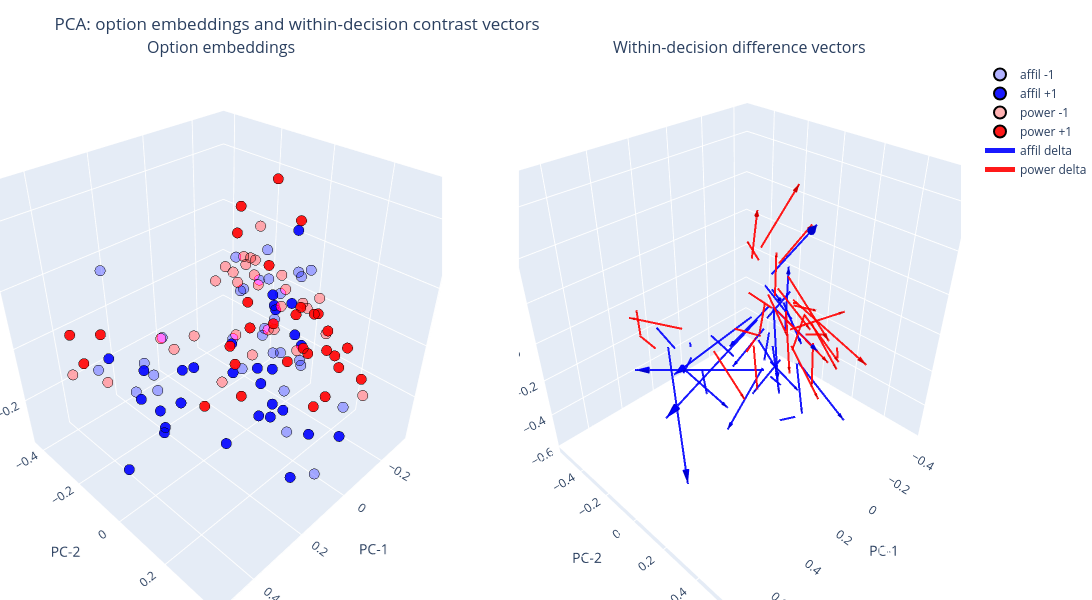

Source (notebook cell):
### Code cell
import plotly.graph_objects as go
from plotly.subplots import make_subplots

# ----------------------------
# helpers
# ----------------------------

def rgba(color_name, a):
    if color_name == "blue":
        return f"rgba(0, 0, 255, {a})"
    if color_name == "red":
        return f"rgba(255, 0, 0, {a})"
    return f"rgba(0, 0, 0, {a})"

# ----------------------------
# PCA fit on option embeddings
# ----------------------------

E = np.vstack(df_plot["emb"].to_numpy())  # (N, D)
pca3 = PCA(n_components=3, random_state=0)
Y3 = pca3.fit_transform(E)  # (N, 3)

# ----------------------------
# compute per-decision deltas in ORIGINAL space
# ----------------------------

vec_rows = []
for (dnum, dim), g in df_plot.groupby(["decision_num", "dim"]):
    gpos = g[g["sign"] == 1]
    gneg = g[g["sign"] == -1]
    if len(gpos) != 1 or len(gneg) != 1:
        continue

    e_pos = gpos["emb"].iloc[0]
    e_neg = gneg["emb"].iloc[0]

    base = 0.5 * (e_pos + e_neg)         # midpoint anchor
    delta = (e_pos - e_neg)              # + minus -
    vec_rows.append((int(dnum), dim, base, delta))

# project bases and endpoints to PCA space
bases = np.vstack([b for _, _, b, _ in vec_rows])
ends  = np.vstack([b + d for _, _, b, d in vec_rows])  # endpoint in original space

B3 = pca3.transform(bases)   # (M, 3)
E3 = pca3.transform(ends)    # (M, 3)

# optional: scale arrows so they are visually comparable
# (PCA coordinates can make arrows too long/short depending on variance)
scale_arrows = 1.0  # try 0.5 or 2.0 if needed
E3_scaled = B3 + scale_arrows * (E3 - B3)

# ----------------------------
# Plotly subplots
# ----------------------------

fig = make_subplots(
    rows=1, cols=2,
    horizontal_spacing=0.08,
    specs=[[{"type": "scene"}, {"type": "scene"}]],
    subplot_titles=("Option embeddings", "Within-decision difference vectors")
)

SHOW_TEXT_ALWAYS = False

# ---- panel 1: points
for dim in ["affil", "power"]:
    for s in [-1, +1]:
        m   = (df_plot["dim"].to_numpy() == dim) & (df_plot["sign"].to_numpy() == s)
        col = rgba(colors[dim], alpha[s])
        mode = "markers+text" if SHOW_TEXT_ALWAYS else "markers"

        fig.add_trace(
            go.Scatter3d(
                x=Y3[m, 0], y=Y3[m, 1], z=Y3[m, 2],
                mode=mode,
                name=f"{dim} {s:+d}",
                text=df_plot.loc[m, "opt_text"],
                hovertext=df_plot.loc[m, "opt_text"],
                hoverinfo="text",
                marker=dict(size=6, color=col, line=dict(color="black", width=1)),
                showlegend=True,
            ),
            row=1, col=1
        )

# ---- panel 2: vectors
# First, add line segments by dimension
for dim in ["affil", "power"]:
    idx = [i for i, (_, d, _, _) in enumerate(vec_rows) if d == dim]
    xs, ys, zs = [], [], []
    for i in idx:
        xs += [B3[i, 0], E3_scaled[i, 0], None]
        ys += [B3[i, 1], E3_scaled[i, 1], None]
        zs += [B3[i, 2], E3_scaled[i, 2], None]

    fig.add_trace(
        go.Scatter3d(
            x=xs, y=ys, z=zs,
            mode="lines",
            name=f"{dim} delta",
            line=dict(width=4, color=rgba(colors[dim], 0.9)),
            hoverinfo="skip",
            showlegend=True,
        ),
        row=1, col=2
    )

# arrowheads using cones (one cone per vector)
use_cones = True
if use_cones and len(vec_rows) > 0:
    for dim in ["affil", "power"]:
        idx = [i for i, (_, d, _, _) in enumerate(vec_rows) if d == dim]
        u = (E3_scaled[idx, 0] - B3[idx, 0])
        v = (E3_scaled[idx, 1] - B3[idx, 1])
        w = (E3_scaled[idx, 2] - B3[idx, 2])
        fig.add_trace(
            go.Cone(
                x=E3_scaled[idx, 0],
                y=E3_scaled[idx, 1],
                z=E3_scaled[idx, 2],
                u=u, v=v, w=w,
                anchor="tip",
                sizemode="scaled",
                sizeref=0.25,  # adjust arrowhead size
                showscale=False,
                colorscale=[[0, rgba(colors[dim], 1.0)], [1, rgba(colors[dim], 1.0)]],
                name=f"{dim} delta head",
                hoverinfo="skip",
                showlegend=False,
            ),
            row=1, col=2
        )

# layout
fig.update_layout(
    title="PCA: option embeddings and within-decision contrast vectors",
    legend=dict(itemsizing="constant"),
    margin=dict(l=0, r=0, t=60, b=0),
    width=1400, height=600,
)

for scene_id in ["scene", "scene2"]:
    fig.update_layout(**{
        scene_id: dict(
            xaxis_title="PC-1",
            yaxis_title="PC-2",
            zaxis_title="PC-3",
        )
    })

fig.show()

### Figure 1 — Plotly figure (JSON) as saved in the notebook; plotly's stock layout.template omitted (floating-point values rounded to 4 significant figures)
{"data": [{"hoverinfo": "text", "hovertext": ["Yes, you remember, friend, they were a pain.", "Give them a brief hug and a pat on the back.", "You: “It’s been a while. I need some time to settle in. We’ll catch up some other time.”", "You get Alex’s point. The person is a jerk.", "You: “So, how come is this place so popular?”", "You space out and try to sort out your plans for the afternoon. ", "You feel uncomfortable. ", "You change the subject. (How can they talk like that?)", "You: “Mx. Newcomb, how is your family doing? Are they all well?”", "You: “What did you want to show me, Mx. Newcomb?”\t", "You: “Nothing really.” (Change the subject).", "You: (looking around) “What’s up with all the people here today?”", "You: “That would be me. I just got here last week. ”", "You:  “Is it always that hectic around here?”", "You: “Five years is quite a while to have worked at one company.”", " You: “Is anyone else joining for dinner?” ", "You: “I don’t think so. Maybe another time.”", "You: “I’m still trying to make it work.”", "You: “Yes, they have been very nice.” ", "You: “My impression is that people think highly of you.” ", "You: “Indeed, they would be in a position to know.” ", "You: “It’s still in process.”", "You: “Damn, I’m tired. I just wanna finish my coffee and go home.”", "You: “Casey, glad I caught you. Please take these documents to your boss.”", "You: “Yes, they are very reliable.” (You change the subject)", "You move away and say, “Don’t be ridiculous.”", "You: “I’ll see you at the meeting later.”", "You: “I’ll let you attend to your business. We’re done here anyway.”", "You: “I’m very sorry to hear that. Should I ask my assistant to take care of anything for you?” ", "You: “Thanks for the offer, Casey, but I am actually going to rent from Morgan.” "], "marker": {"color": "rgba(0, 0, 255, 0.3)", "line": {"color": "black", "width": 1}, "size": 6}, "mode": "markers", "name": "affil -1", "scene": "scene", "showlegend": true, "text": ["Yes, you remember, friend, they were a pain.", "Give them a brief hug and a pat on the back.", "You: “It’s been a while. I need some time to settle in. We’ll catch up some other time.”", "You get Alex’s point. The person is a jerk.", "You: “So, how come is this place so popular?”", "You space out and try to sort out your plans for the afternoon. ", "You feel uncomfortable. ", "You change the subject. (How can they talk like that?)", "You: “Mx. Newcomb, how is your family doing? Are they all well?”", "You: “What did you want to show me, Mx. Newcomb?”\t", "You: “Nothing really.” (Change the subject).", "You: (looking around) “What’s up with all the people here today?”", "You: “That would be me. I just got here last week. ”", "You:  “Is it always that hectic around here?”", "You: “Five years is quite a while to have worked at one company.”", " You: “Is anyone else joining for dinner?” ", "You: “I don’t think so. Maybe another time.”", "You: “I’m still trying to make it work.”", "You: “Yes, they have been very nice.” ", "You: “My impression is that people think highly of you.” ", "You: “Indeed, they would be in a position to know.” ", "You: “It’s still in process.”", "You: “Damn, I’m tired. I just wanna finish my coffee and go home.”", "You: “Casey, glad I caught you. Please take these documents to your boss.”", "You: “Yes, they are very reliable.” (You change the subject)", "You move away and say, “Don’t be ridiculous.”", "You: “I’ll see you at the meeting later.”", "You: “I’ll let you attend to your business. We’re done here anyway.”", "You: “I’m very sorry to hear that. Should I ask my assistant to take care of anything for you?” ", "You: “Thanks for the offer, Casey, but I am actually going to rent from Morgan.” "], "type": "scatter3d", "x": [0.4032, 0.4153, -0.1287, 0.2775, 0.05032, 0.2573, 0.4158, 0.3656, 0.1424, 0.09408, -0.0677, 0.0781, -0.01331, 0.002398, 0.001381, 0.0009967, -0.2441, -0.1356, 0.01396, 0.1382, 0.08792, -0.2078, -0.1899, -0.00384, 0.03264, 0.1306, -0.1394, -0.2041, -0.1353, -0.07413], "y": [0.05175, -0.02614, -0.1849, -0.1244, 0.2046, -0.3712, -0.1968, -0.04705, 0.2815, 0.1345, 0.03656, 0.04356, 0.08304, 0.05176, 0.193, -0.06909, -0.1418, -0.001275, 0.3614, 0.3765, 0.213, 0.006599, -0.219, 0.1185, 0.2219, -0.258, -0.1588, -0.1494, 0.1053, -0.005802], "z": [0.06646, 0.02143, 0.154, -0.05699, -0.217, 0.1865, -0.001083, 0.07906, 0.3905, 0.386, 0.05291, -0.05092, -0.02014, 0.0366, 0.02036, -0.03864, 0.04333, 0.09653, -0.04178, -0.1971, -0.02844, 0.1457, -0.01301, 0.004872, 0.03613, -0.06496, 0.04291, 0.05304, 0.2225, -0.00502]}, {"hoverinfo": "text", "hovertext": ["Yes, you remember, you really liked them back then.", "Hug them for a long moment.", "You: “Yes we should catch up! What are you doing tonight? How about dinner?”", "You can’t help it. You like them immediately.", "You: “So, what’s the deal with Jordan?”", "Feel them pain and share your own view of Jordan.", "You are happy to see a familiar face. ", "You nod while giving them a reassuring look. (You feel bad for them)", "You: “So, Morgan, how is Jamie? are they not around?\"", "You: “You know, Morgan, my cousin told me to be careful around you.”", "You: “they said a few things.” (Tell them everything that Alex told you).", "You: (nodding) “That’s wonderful, Jordan. I’d love to hear your idea sometime.”", "You: “Pleasure meeting you, boss. I’ve heard a lot of great things about you!”", "You: “Looks like you’re the real person running this place, aren’t you?” ", "You: “Wow, they must really value you to have kept you around for this long!” ", "You: “So, do you have family here,  Casey?”", "You: “Absolutely, we have a lot to talk about.”  ", "You tell them everything you’ve been through in the last few weeks.", "You tell them about the people you’ve been hanging out with recently.", "You: “You’re so respected in the community. Everybody here loves you!” ", "You (laughing): “Oh yes, especially Mx. Newcomb.”", "You tell them everything about Hayworth, golf, and the dinner.", "You: “How’s your business idea coming? Any more meetings with Mx. Newcomb?” ", "You: “Casey, this is Jordan. You everyone are welcome to join us.”", "You: “Yeah, they organized my meetings with Hayworth…”(You continue telling Jordan what you know)", "You laugh and say, “Don’t be ridiculous!”", "You: “So, how is it going, Morgan?”", "You: (looking concerned) “Everything alright, Morgan? What is it?”", "You: “Oh no, I’m so sorry to hear that. What can I do to help? I’m here for you.”", "You: “Let’s live together. I think we would be great housemates.”"], "marker": {"color": "rgba(0, 0, 255, 0.9)", "line": {"color": "black", "width": 1}, "size": 6}, "mode": "markers", "name": "affil +1", "scene": "scene", "showlegend": true, "text": ["Yes, you remember, you really liked them back then.", "Hug them for a long moment.", "You: “Yes we should catch up! What are you doing tonight? How about dinner?”", "You can’t help it. You like them immediately.", "You: “So, what’s the deal with Jordan?”", "Feel them pain and share your own view of Jordan.", "You are happy to see a familiar face. ", "You nod while giving them a reassuring look. (You feel bad for them)", "You: “So, Morgan, how is Jamie? are they not around?\"", "You: “You know, Morgan, my cousin told me to be careful around you.”", "You: “they said a few things.” (Tell them everything that Alex told you).", "You: (nodding) “That’s wonderful, Jordan. I’d love to hear your idea sometime.”", "You: “Pleasure meeting you, boss. I’ve heard a lot of great things about you!”", "You: “Looks like you’re the real person running this place, aren’t you?” ", "You: “Wow, they must really value you to have kept you around for this long!” ", "You: “So, do you have family here,  Casey?”", "You: “Absolutely, we have a lot to talk about.”  ", "You tell them everything you’ve been through in the last few weeks.", "You tell them about the people you’ve been hanging out with recently.", "You: “You’re so respected in the community. Everybody here loves you!” ", "You (laughing): “Oh yes, especially Mx. Newcomb.”", "You tell them everything about Hayworth, golf, and the dinner.", "You: “How’s your business idea coming? Any more meetings with Mx. Newcomb?” ", "You: “Casey, this is Jordan. You everyone are welcome to join us.”", "You: “Yeah, they organized my meetings with Hayworth…”(You continue telling Jordan what you know)", "You laugh and say, “Don’t be ridiculous!”", "You: “So, how is it going, Morgan?”", "You: (looking concerned) “Everything alright, Morgan? What is it?”", "You: “Oh no, I’m so sorry to hear that. What can I do to help? I’m here for you.”", "You: “Let’s live together. I think we would be great housemates.”"], "type": "scatter3d", "x": [0.4238, 0.4014, -0.1479, 0.3854, 0.01011, 0.4358, 0.4139, 0.3966, 0.1504, 0.07005, 0.1916, -0.04629, 0.01097, 0.08061, 0.1115, 0.09798, -0.1015, 0.3746, 0.4473, 0.1606, 0.1062, 0.3763, 0.003377, 0.1299, 0.1549, 0.1408, -0.00085, 0.01054, -0.05527, -0.04038], "y": [0.09904, -0.1594, -0.03345, -0.04762, 0.1062, -0.07051, 0.08075, -0.008822, 0.06881, 0.1519, 0.1148, 0.1103, 0.3603, 0.168, 0.3257, 0.1357, 0.09128, 0.1181, 0.113, 0.313, 0.2315, 0.1091, 0.1568, 0.03063, 0.182, -0.1004, 0.193, 0.08995, 0.04883, 0.0007509], "z": [-0.01692, 0.05245, 0.03284, -0.03634, -0.2476, -0.2949, -0.05538, 0.09329, 0.09171, 0.004251, 0.0399, -0.2529, -0.1544, -0.1102, -0.1008, -0.04171, 0.005579, 0.1542, 0.06392, -0.2431, 0.2779, 0.04319, 0.415, -0.3322, -0.09839, -0.09236, 0.07221, 0.1975, 0.09801, -0.1399]}, {"hoverinfo": "text", "hovertext": ["You stay put and turn around to see who they're talking about.", "You:  “Can’t, gotta go.”", " You say, “let’s move over there, there’s more room.”", "You:  “No thanks, still working on my coffee.”", "You: “How about a ride home. That would be a good start.”", "You: “There’s enough room here.”", "You:  \"I’ll actually sit back here” (sit in back)", "“I’ll actually sit here.” (Take the seat next to Alex).", "You: “We’ll see. I’ll think about it.”", "You: “Thank you but that won’t be necessary, I have enough references.”", "You: “I’ll be there shortly, I’m in the middle of a conversation with Taylor.”", "You: “I’m fine here.”", "You: “I’ll be outside soon.”", "You: “Let’s go, Jordan, you’re driving me home.”", "You: “No, I’m good.”", "You: “Let’s just schedule now. What about Monday?”\t", "You: “Coffee, please.”\t", "You: “You know what, I can’t wait. Please have them call me to reschedule.” ", "You wave back at them to come join you.", "You: “Here is some additional information. Make sure it’s in the proposal.”", "You: “I actually have my eye on that last special you mentioned, I’ll have that.”", "You: “I’m interested of course. But I have other options.”", "You: “It’s already late: I’ll try but I can’t promise I’ll make it.”", "You: “’That’s fine, as long as I’m paid for my extra time.”", "You: “It’s great. I’ve worked hard to get it.”", "You: “Why don’t you start with these first. My assistant will give you the rest tomorrow.”", "You: “This is not a good time to discuss this. Let me take you home.”", "You (cutting in): “Listen, we have a situation. I need you to drop what you’re doing and help.”", "You: “Sounds interesting. Tell them you need time till tomorrow and send me the lease.”", "You: “Yes, I need to leave in about 10 minutes. I need you to help me finish this.”"], "marker": {"color": "rgba(255, 0, 0, 0.3)", "line": {"color": "black", "width": 1}, "size": 6}, "mode": "markers", "name": "power -1", "scene": "scene", "showlegend": true, "text": ["You stay put and turn around to see who they're talking about.", "You:  “Can’t, gotta go.”", " You say, “let’s move over there, there’s more room.”", "You:  “No thanks, still working on my coffee.”", "You: “How about a ride home. That would be a good start.”", "You: “There’s enough room here.”", "You:  \"I’ll actually sit back here” (sit in back)", "“I’ll actually sit here.” (Take the seat next to Alex).", "You: “We’ll see. I’ll think about it.”", "You: “Thank you but that won’t be necessary, I have enough references.”", "You: “I’ll be there shortly, I’m in the middle of a conversation with Taylor.”", "You: “I’m fine here.”", "You: “I’ll be outside soon.”", "You: “Let’s go, Jordan, you’re driving me home.”", "You: “No, I’m good.”", "You: “Let’s just schedule now. What about Monday?”\t", "You: “Coffee, please.”\t", "You: “You know what, I can’t wait. Please have them call me to reschedule.” ", "You wave back at them to come join you.", "You: “Here is some additional information. Make sure it’s in the proposal.”", "You: “I actually have my eye on that last special you mentioned, I’ll have that.”", "You: “I’m interested of course. But I have other options.”", "You: “It’s already late: I’ll try but I can’t promise I’ll make it.”", "You: “’That’s fine, as long as I’m paid for my extra time.”", "You: “It’s great. I’ve worked hard to get it.”", "You: “Why don’t you start with these first. My assistant will give you the rest tomorrow.”", "You: “This is not a good time to discuss this. Let me take you home.”", "You (cutting in): “Listen, we have a situation. I need you to drop what you’re doing and help.”", "You: “Sounds interesting. Tell them you need time till tomorrow and send me the lease.”", "You: “Yes, I need to leave in about 10 minutes. I need you to help me finish this.”"], "type": "scatter3d", "x": [0.5094, -0.1993, 0.05707, -0.2592, -0.111, -0.1444, -0.06884, 0.07132, -0.262, -0.1737, -0.08279, -0.1693, -0.2224, -0.09419, -0.2755, -0.1672, -0.1234, -0.1508, 0.3842, -0.07034, -0.05746, -0.1728, -0.2323, -0.2833, -0.1402, -0.08684, -0.1358, -0.04455, -0.129, -0.2499], "y": [-0.1749, -0.2425, -0.29, -0.09981, -0.1625, -0.1154, -0.3267, -0.3393, -0.08224, 0.1542, -0.1526, 0.053, -0.1691, -0.2118, -0.0178, -0.1866, -0.03312, -0.122, -0.2064, 0.1505, 0.04532, -0.02554, -0.2159, 0.04118, 0.3291, -0.06782, -0.285, -0.1485, -0.1414, -0.1926], "z": [0.04838, 0.006923, -0.1677, 0.06905, -0.128, -0.2062, -0.1948, -0.141, 0.02093, 0.004962, 0.1316, -0.1108, 0.018, -0.3541, -0.009875, 0.1407, -0.04931, 0.1595, -0.07017, 0.1436, 0.02435, 0.02149, 0.09855, 0.03219, -0.1143, 0.155, 0.02116, 0.1684, 0.1446, 0.2171]}, {"hoverinfo": "text", "hovertext": ["You want to follow Alex, but they are already gone.", "You: “Sure, why not?”", "You move over, making room for Alex to sit.", "You:  “Oh thanks. Next round’s on me.”", "You: “Chill, Jordan, it’s not a big deal.”", "You: “Sure, no problem.”", "You: “Sure, I’ll sit up front” (sit in front)", "“Sounds good.” (Take the seat next to Jordan).", "You: “Thanks! Will do.”", "You: “That would be great. Your word would make all the difference.”", "You: “Hold that thought, Taylor. I need to speak with Mx. Newcomb.”", "You: “Sure, sounds good.”", "You: “Ok, let’s go.”", "You: “How about it Jordan, would you mind taking a detour?”", "You: “Awesome, thanks.”", "You: “I’ll be sure to do that. Thank you for the opportunity.”", "You: “No, no problem, I’ll wait.” ", "You: “Half an hour is no problem, I’ll wait. I have stuff to do in the meantime.”\t ", "You rush over to join them.", "You: “Here is some additional information, if you think it’ll help you can put it in the proposal.”", "You: “Sure, if you say so. I’ve heard great things about the caviar.” ", "You: “I really need this job. It’s been really tough.” ", "You: “Sure, whenever you need me there.”", "You: “Whatever you think is best, boss.”", "You: “It’s great. Thanks so much for putting a word in for me.”", "You: “Absolutely, Mx. Newcomb. I’ll take care of it right away.”", "You: “Everything is okay, don’t worry about it now. Do you want me to take you home?”", "You (cutting in):“Listen, Mx. Newcomb is taking time off, but the deal is not signed. Can I count on your help?”", "You: “Oh, sounds interesting. How about we meet tonight and take a look at the lease?”", "You: “Yes, how about you? Can I do anything to help?”"], "marker": {"color": "rgba(255, 0, 0, 0.9)", "line": {"color": "black", "width": 1}, "size": 6}, "mode": "markers", "name": "power +1", "scene": "scene", "showlegend": true, "text": ["You want to follow Alex, but they are already gone.", "You: “Sure, why not?”", "You move over, making room for Alex to sit.", "You:  “Oh thanks. Next round’s on me.”", "You: “Chill, Jordan, it’s not a big deal.”", "You: “Sure, no problem.”", "You: “Sure, I’ll sit up front” (sit in front)", "“Sounds good.” (Take the seat next to Jordan).", "You: “Thanks! Will do.”", "You: “That would be great. Your word would make all the difference.”", "You: “Hold that thought, Taylor. I need to speak with Mx. Newcomb.”", "You: “Sure, sounds good.”", "You: “Ok, let’s go.”", "You: “How about it Jordan, would you mind taking a detour?”", "You: “Awesome, thanks.”", "You: “I’ll be sure to do that. Thank you for the opportunity.”", "You: “No, no problem, I’ll wait.” ", "You: “Half an hour is no problem, I’ll wait. I have stuff to do in the meantime.”\t ", "You rush over to join them.", "You: “Here is some additional information, if you think it’ll help you can put it in the proposal.”", "You: “Sure, if you say so. I’ve heard great things about the caviar.” ", "You: “I really need this job. It’s been really tough.” ", "You: “Sure, whenever you need me there.”", "You: “Whatever you think is best, boss.”", "You: “It’s great. Thanks so much for putting a word in for me.”", "You: “Absolutely, Mx. Newcomb. I’ll take care of it right away.”", "You: “Everything is okay, don’t worry about it now. Do you want me to take you home?”", "You (cutting in):“Listen, Mx. Newcomb is taking time off, but the deal is not signed. Can I count on your help?”", "You: “Oh, sounds interesting. How about we meet tonight and take a look at the lease?”", "You: “Yes, how about you? Can I do anything to help?”"], "type": "scatter3d", "x": [0.4276, -0.2443, 0.2503, -0.1241, -0.02459, -0.3143, -0.1259, 0.03907, -0.2494, -0.06159, 0.03443, -0.2884, -0.2058, -0.08251, -0.2412, -0.2528, -0.3113, -0.2398, 0.4216, -0.05895, -0.05849, -0.09666, -0.2139, -0.1498, -0.1676, -0.1151, -0.1533, -0.08285, -0.1211, -0.1608], "y": [-0.305, 0.04344, -0.4258, 0.05336, -0.05177, 0.06622, -0.2044, -0.1632, 0.1462, 0.251, -0.01385, 0.0871, -0.1849, -0.1376, 0.1719, 0.1869, -0.2008, -0.2851, -0.2612, 0.137, 0.2154, 0.1582, 0.004704, 0.09167, 0.3003, 0.07265, -0.1512, 0.009708, -0.01067, 0.127], "z": [0.07172, -0.1682, -0.07773, -0.1308, -0.2801, -0.0995, -0.2061, -0.3549, -0.125, -0.1183, 0.4357, -0.1557, -0.1578, -0.2245, -0.1541, -0.0739, 0.04426, 0.1634, -0.01037, 0.146, -0.1786, 0.1149, -0.01599, -0.07105, -0.08473, 0.3727, -0.01139, 0.4839, -0.01331, 0.07092]}, {"hoverinfo": "skip", "line": {"color": "rgba(0, 0, 255, 0.9)", "width": 4}, "mode": "lines", "name": "affil delta", "scene": "scene2", "showlegend": true, "type": "scatter3d", "x": [0.4135, 0.4342, null, 0.4083, 0.3945, null, -0.1383, -0.1575, null, 0.3314, 0.4394, null, 0.03022, -0.009997, null, 0.3465, 0.525, null, 0.4149, 0.413, null, 0.3811, 0.4121, null, 0.1464, 0.1544, null, 0.08206, 0.05803, null, 0.06195, 0.3213, null, 0.0159, -0.1085, null, -0.001167, 0.02311, null, 0.0415, 0.1197, null, 0.05646, 0.1666, null, 0.04949, 0.1465, null, -0.1728, -0.03011, null, 0.1195, 0.6298, null, 0.2306, 0.6639, null, 0.1494, 0.1718, null, 0.09706, 0.1153, null, 0.08424, 0.6683, null, -0.09328, 0.1, null, 0.06303, 0.1968, null, 0.09379, 0.2161, null, 0.1357, 0.1459, null, -0.07013, 0.06843, null, -0.09676, 0.1178, null, -0.0953, -0.01524, null, -0.05725, -0.0235, null], "y": [0.07539, 0.1227, null, -0.09276, -0.226, null, -0.1092, 0.0423, null, -0.08602, -0.009222, null, 0.1554, 0.05696, null, -0.2208, 0.07983, null, -0.058, 0.2195, null, -0.02794, 0.01029, null, 0.1751, -0.03751, null, 0.1432, 0.1605, null, 0.0757, 0.154, null, 0.07691, 0.1436, null, 0.2217, 0.499, null, 0.1099, 0.2262, null, 0.2593, 0.392, null, 0.0333, 0.2381, null, -0.02528, 0.2078, null, 0.05841, 0.1778, null, 0.2372, -0.01116, null, 0.3447, 0.2813, null, 0.2223, 0.2408, null, 0.05786, 0.1604, null, -0.03114, 0.3447, null, 0.07455, -0.01329, null, 0.202, 0.1621, null, -0.1792, -0.02156, null, 0.01711, 0.3689, null, -0.0297, 0.2096, null, 0.07708, 0.02057, null, -0.002526, 0.004027, null], "z": [0.02477, -0.05861, null, 0.03694, 0.06796, null, 0.09344, -0.02775, null, -0.04666, -0.02602, null, -0.2323, -0.2629, null, -0.05419, -0.5355, null, -0.02823, -0.08254, null, 0.08618, 0.1004, null, 0.2411, -0.05766, null, 0.1951, -0.1866, null, 0.0464, 0.03339, null, -0.1519, -0.3538, null, -0.08729, -0.2216, null, -0.03681, -0.1836, null, -0.0402, -0.1613, null, -0.04017, -0.04325, null, 0.02445, -0.0133, null, 0.1253, 0.183, null, 0.01107, 0.1168, null, -0.2201, -0.2661, null, 0.1247, 0.431, null, 0.09447, -0.008091, null, 0.201, 0.629, null, -0.1637, -0.5007, null, -0.03113, -0.1656, null, -0.07866, -0.1061, null, 0.05756, 0.08686, null, 0.1253, 0.2697, null, 0.1603, 0.03576, null, -0.07248, -0.2074, null]}, {"hoverinfo": "skip", "line": {"color": "rgba(255, 0, 0, 0.9)", "width": 4}, "mode": "lines", "name": "power delta", "scene": "scene2", "showlegend": true, "type": "scatter3d", "x": [0.4685, 0.3867, null, -0.2218, -0.2668, null, 0.1537, 0.3469, null, -0.1916, -0.0566, null, -0.0678, 0.01863, null, -0.2294, -0.3993, null, -0.09737, -0.1544, null, 0.0552, 0.02295, null, -0.2557, -0.2431, null, -0.1177, -0.005509, null, -0.02418, 0.09305, null, -0.2289, -0.3479, null, -0.2141, -0.1976, null, -0.08835, -0.07667, null, -0.2583, -0.2241, null, -0.21, -0.2957, null, -0.2174, -0.4053, null, -0.1953, -0.2843, null, 0.4029, 0.4402, null, -0.06465, -0.05326, null, -0.05798, -0.05901, null, -0.1347, -0.05859, null, -0.2231, -0.2047, null, -0.2165, -0.08298, null, -0.1539, -0.1812, null, -0.101, -0.1292, null, -0.1445, -0.1621, null, -0.0637, -0.102, null, -0.125, -0.1172, null, -0.2053, -0.1162, null], "y": [-0.24, -0.3701, null, -0.09952, 0.1864, null, -0.3579, -0.4937, null, -0.02323, 0.1299, null, -0.1071, 0.003575, null, -0.0246, 0.157, null, -0.2656, -0.1433, null, -0.2513, -0.07512, null, 0.032, 0.2605, null, 0.2026, 0.2994, null, -0.08324, 0.05553, null, 0.07005, 0.1042, null, -0.177, -0.1929, null, -0.1747, -0.1005, null, 0.07706, 0.2668, null, 0.00012, 0.3736, null, -0.117, -0.2847, null, -0.2036, -0.3666, null, -0.2338, -0.2885, null, 0.1438, 0.1303, null, 0.1303, 0.3004, null, 0.06633, 0.2501, null, -0.1056, 0.115, null, 0.06642, 0.1169, null, 0.3147, 0.2859, null, 0.002412, 0.1429, null, -0.2181, -0.08435, null, -0.06938, 0.0888, null, -0.07603, 0.05469, null, -0.03284, 0.2868, null], "z": [0.06005, 0.08339, null, -0.08066, -0.2558, null, -0.1227, -0.03275, null, -0.0309, -0.2308, null, -0.204, -0.3562, null, -0.1528, -0.04618, null, -0.2005, -0.2117, null, -0.2479, -0.4618, null, -0.05205, -0.198, null, -0.05667, -0.1799, null, 0.2837, 0.5877, null, -0.1333, -0.1782, null, -0.06992, -0.2458, null, -0.2893, -0.1597, null, -0.08201, -0.2263, null, 0.0334, -0.1812, null, -0.002522, 0.09105, null, 0.1615, 0.1654, null, -0.04027, 0.01953, null, 0.1448, 0.1472, null, -0.07711, -0.28, null, 0.06817, 0.1615, null, 0.04128, -0.07325, null, -0.01943, -0.1227, null, -0.0995, -0.06995, null, 0.2639, 0.4816, null, 0.004882, -0.02767, null, 0.3261, 0.6416, null, 0.06566, -0.09228, null, 0.144, -0.002173, null]}, {"anchor": "tip", "colorscale": [[0, "rgba(0, 0, 255, 1.0)"], [1, "rgba(0, 0, 255, 1.0)"]], "hoverinfo": "skip", "name": "affil delta head", "scene": "scene2", "showlegend": false, "showscale": false, "sizemode": "scaled", "sizeref": 0.25, "type": "cone", "u": [0.02068, -0.01384, -0.0192, 0.108, -0.04021, 0.1785, -0.001826, 0.03098, 0.008005, -0.02404, 0.2593, -0.1244, 0.02428, 0.07821, 0.1102, 0.09699, 0.1427, 0.5103, 0.4333, 0.02243, 0.01827, 0.5841, 0.1933, 0.1337, 0.1223, 0.01018, 0.1386, 0.2146, 0.08006, 0.03375], "v": [0.0473, -0.1332, 0.1515, 0.0768, -0.09846, 0.3007, 0.2775, 0.03823, -0.2127, 0.01733, 0.07827, 0.0667, 0.2773, 0.1163, 0.1327, 0.2048, 0.2331, 0.1194, -0.2484, -0.06344, 0.01851, 0.1025, 0.3758, -0.08784, -0.03992, 0.1576, 0.3518, 0.2393, -0.05652, 0.006553], "w": [-0.08338, 0.03102, -0.1212, 0.02064, -0.03061, -0.4813, -0.0543, 0.01423, -0.2987, -0.3817, -0.01302, -0.2019, -0.1343, -0.1468, -0.1211, -0.003078, -0.03775, 0.05762, 0.1057, -0.046, 0.3063, -0.1026, 0.428, -0.3371, -0.1345, -0.0274, 0.0293, 0.1444, -0.1245, -0.1349], "x": [0.4342, 0.3945, -0.1575, 0.4394, -0.009997, 0.525, 0.413, 0.4121, 0.1544, 0.05803, 0.3213, -0.1085, 0.02311, 0.1197, 0.1666, 0.1465, -0.03011, 0.6298, 0.6639, 0.1718, 0.1153, 0.6683, 0.1, 0.1968, 0.2161, 0.1459, 0.06843, 0.1178, -0.01524, -0.0235], "y": [0.1227, -0.226, 0.0423, -0.009222, 0.05696, 0.07983, 0.2195, 0.01029, -0.03751, 0.1605, 0.154, 0.1436, 0.499, 0.2262, 0.392, 0.2381, 0.2078, 0.1778, -0.01116, 0.2813, 0.2408, 0.1604, 0.3447, -0.01329, 0.1621, -0.02156, 0.3689, 0.2096, 0.02057, 0.004027], "z": [-0.05861, 0.06796, -0.02775, -0.02602, -0.2629, -0.5355, -0.08254, 0.1004, -0.05766, -0.1866, 0.03339, -0.3538, -0.2216, -0.1836, -0.1613, -0.04325, -0.0133, 0.183, 0.1168, -0.2661, 0.431, -0.008091, 0.629, -0.5007, -0.1656, -0.1061, 0.08686, 0.2697, 0.03576, -0.2074]}, {"anchor": "tip", "colorscale": [[0, "rgba(255, 0, 0, 1.0)"], [1, "rgba(255, 0, 0, 1.0)"]], "hoverinfo": "skip", "name": "power delta head", "scene": "scene2", "showlegend": false, "showscale": false, "sizemode": "scaled", "sizeref": 0.25, "type": "cone", "u": [-0.08183, -0.04501, 0.1932, 0.135, 0.08642, -0.1699, -0.05706, -0.03225, 0.01258, 0.1122, 0.1172, -0.1191, 0.01655, 0.01168, 0.03423, -0.08567, -0.1879, -0.08902, 0.03732, 0.01139, -0.001032, 0.07615, 0.01843, 0.1336, -0.02732, -0.02824, -0.01754, -0.0383, 0.007868, 0.08909], "v": [-0.1301, 0.2859, -0.1358, 0.1532, 0.1107, 0.1816, 0.1223, 0.1762, 0.2285, 0.09683, 0.1388, 0.0341, -0.01585, 0.07419, 0.1897, 0.3735, -0.1677, -0.163, -0.05472, -0.01342, 0.1701, 0.1837, 0.2206, 0.0505, -0.02876, 0.1405, 0.1337, 0.1582, 0.1307, 0.3196], "w": [0.02334, -0.1752, 0.08996, -0.1999, -0.1521, 0.1067, -0.01125, -0.2139, -0.146, -0.1233, 0.3041, -0.0449, -0.1758, 0.1296, -0.1443, -0.2146, 0.09357, 0.003952, 0.0598, 0.002446, -0.2029, 0.09337, -0.1145, -0.1032, 0.02956, 0.2177, -0.03255, 0.3155, -0.1579, -0.1462], "x": [0.3867, -0.2668, 0.3469, -0.0566, 0.01863, -0.3993, -0.1544, 0.02295, -0.2431, -0.005509, 0.09305, -0.3479, -0.1976, -0.07667, -0.2241, -0.2957, -0.4053, -0.2843, 0.4402, -0.05326, -0.05901, -0.05859, -0.2047, -0.08298, -0.1812, -0.1292, -0.1621, -0.102, -0.1172, -0.1162], "y": [-0.3701, 0.1864, -0.4937, 0.1299, 0.003575, 0.157, -0.1433, -0.07512, 0.2605, 0.2994, 0.05553, 0.1042, -0.1929, -0.1005, 0.2668, 0.3736, -0.2847, -0.3666, -0.2885, 0.1303, 0.3004, 0.2501, 0.115, 0.1169, 0.2859, 0.1429, -0.08435, 0.0888, 0.05469, 0.2868], "z": [0.08339, -0.2558, -0.03275, -0.2308, -0.3562, -0.04618, -0.2117, -0.4618, -0.198, -0.1799, 0.5877, -0.1782, -0.2458, -0.1597, -0.2263, -0.1812, 0.09105, 0.1654, 0.01953, 0.1472, -0.28, 0.1615, -0.07325, -0.1227, -0.06995, 0.4816, -0.02767, 0.6416, -0.09228, -0.002173]}], "layout": {"annotations": [{"font": {"size": 16}, "showarrow": false, "text": "Option embeddings", "x": 0.23, "xanchor": "center", "xref": "paper", "y": 1, "yanchor": "bottom", "yref": "paper"}, {"font": {"size": 16}, "showarrow": false, "text": "Within-decision difference vectors", "x": 0.77, "xanchor": "center", "xref": "paper", "y": 1, "yanchor": "bottom", "yref": "paper"}], "height": 600, "legend": {"itemsizing": "constant"}, "margin": {"b": 0, "l": 0, "r": 0, "t": 60}, "scene": {"domain": {"x": [0, 0.46], "y": [0, 1]}, "xaxis": {"title": {"text": "PC-1"}}, "yaxis": {"title": {"text": "PC-2"}}, "zaxis": {"title": {"text": "PC-3"}}}, "scene2": {"domain": {"x": [0.54, 1], "y": [0, 1]}, "xaxis": {"title": {"text": "PC-1"}}, "yaxis": {"title": {"text": "PC-2"}}, "zaxis": {"title": {"text": "PC-3"}}}, "title": {"text": "PCA: option embeddings and within-decision contrast vectors"}, "width": 1400}}
